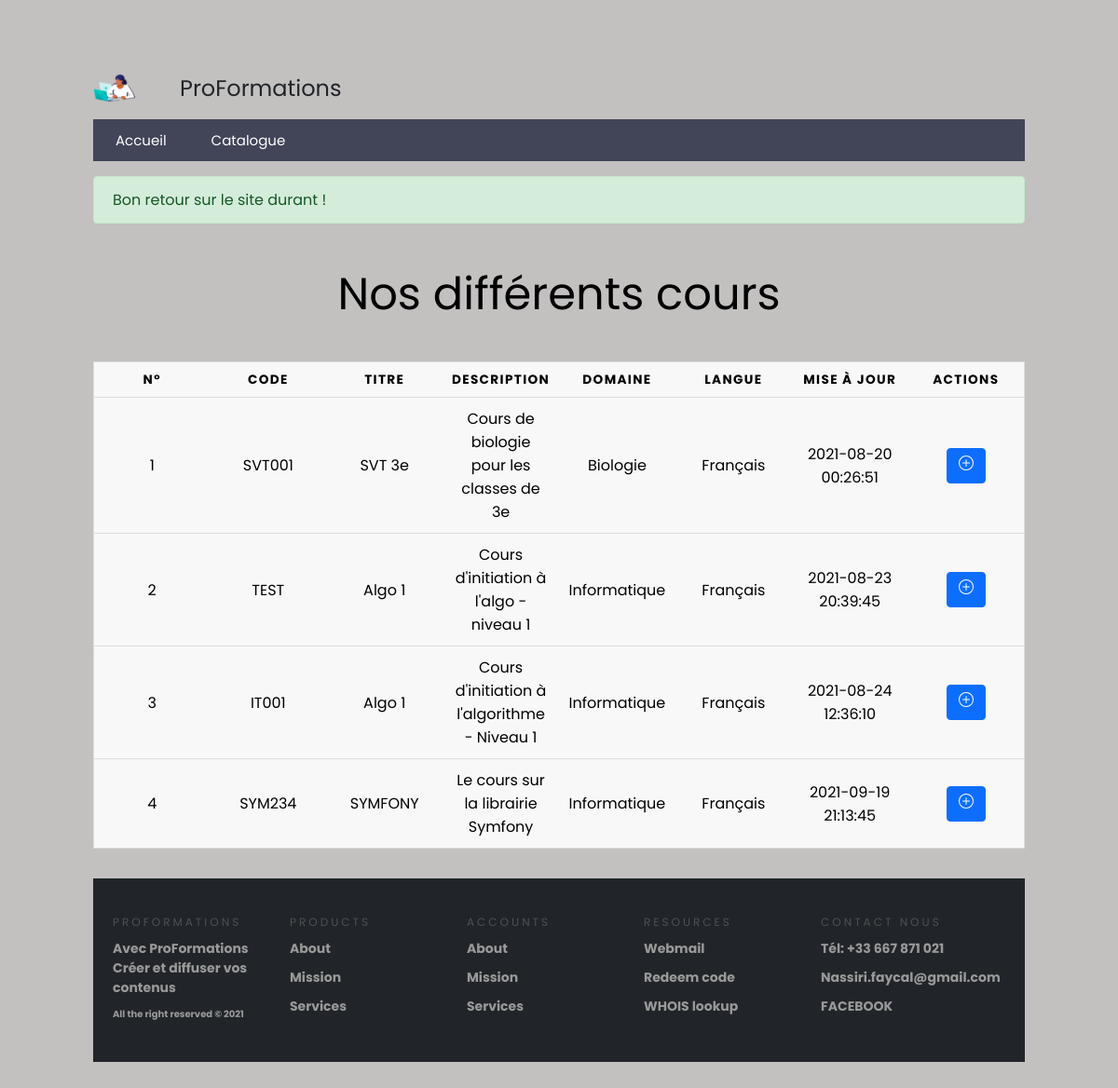
The app's page /cours (signed in) with its own data.
### tables this page shows
CREATE TABLE `cours` (
  `id` int(11) NOT NULL,
  `code` varchar(25) NOT NULL,
  `titre` varchar(128) NOT NULL,
  `resume` text,
  `domaine` varchar(50) DEFAULT NULL,
  `langue` varchar(64) NOT NULL,
  `create_at` datetime NOT NULL DEFAULT CURRENT_TIMESTAMP
);

### controllers/MainController.controller.php (called while the page is built, shortened)
<?php
abstract class MainController{
    protected function genererPage($data){
        extract($data);
        require_once($view);
    }
}

### controllers/Cours/Cours.controller.php (called while the page is built, shortened)
<?php
require_once("./controllers/MainController.controller.php");
require_once("./models/Cours/Cours.model.php");
class CoursController extends MainController{
    private $CoursManager;
    public function __construct(){
        $this->CoursManager = new CoursManager();
    }
    public function cours(){
        $cours = $this->CoursManager->getCours();
        $data_page = [
            "page_description" => "Liste des différentes cours",
            "page_title" => "Nos cours",
            "cours" => $cours,
            "view" => "views/Cours/cours.view.php",
            "template" => "views/common/template.php"
        ];
        $this->genererPage($data_page);
    }
}

### models/Model.class.php (called while the page is built, shortened)
<?php
abstract class Model{
    private static $pdo;
    private static function setBdd(){
        self::$pdo = new PDO("mysql:host=db.3wa.io;dbname=faycalnas_proformations;charset=utf8", "faycalnas", "b38043549440aff2f9471b09d374ba35");
        self::$pdo->setAttribute(PDO::ATTR_ERRMODE, PDO::ERRMODE_EXCEPTION);
    }
    protected function getBdd(){
        return self::$pdo;
    }
}

### models/Cours/Cours.model.php (called while the page is built, shortened)
<?php
class CoursManager extends MainManager{
    public function getCours(){
        $req = "SELECT * FROM cours";
        $statement = $this->getBdd()->prepare($req);
        $statement->execute();
        $resultat = $statement->fetchall(PDO::FETCH_ASSOC);
        return $resultat;
    }
}

### controllers/Securite.class.php (called while the page is built, shortened)
<?php
class Securite{
    public static function estConnecte(){
        return (!empty($_SESSION['profil']));
    }
    public static function estAdministrateur(){
        return ($_SESSION['profil']['role'] === "administrateur");
    }
}

### views/Cours/cours.view.php (the view, shortened to what this page needs)
<table >
<caption>Nos différents cours</caption>
    <thead>
        <tr>
            <th scope="col">N°</th>
            <th scope="col">code</th>
            <th scope="col">Titre</th>
            <th scope="col">Description</th>
            <th scope="col">Domaine</th>
            <th scope="col">Langue</th>
            <th scope="col">Mise à jour</th>
            <th scope="col">Actions</th>
        </tr>
    </thead>
    <tbody>
        <?php $i=0;foreach ($cours as $courses) { $i++;?>
            <tr>
                <td data-label="N°"><?= $i ?></td>
                <td data-label="code"><?= $courses['code'] ?></td>
                <td scope="row" data-label="Titre"><?= $courses['titre'] ?></td>
                <td data-label="Description"><?= $courses['resume'] ?></td>
                <td data-label="Domaine"><?= $courses['domaine'] ?></td>
                <td data-label="Langue"><?= $courses['langue'] ?></td>
                <td data-label="Mise à jour"><?= $courses['create_at'] ?></td>
                <td data-label="Actions">
				<?php if(Securite::estConnecte() && Securite::estAdministrateur()) { ?>
                <form method="POST" action="modifierCours">
				<input type="hidden" name="code" value="<?=$courses['code']?>"/>
					 <button class="btn btn-yallow" id="btnModif">
                    <svg xmlns="http://www.w3.org/2000/svg" width="16" height="16" fill="currentColor" class="bi bi-pencil" viewBox="0 0 16 16">
                        <path d="M12.146.146a.5.5 0 0 1 .708 0l3 3a.5.5 0 0 1 0 .708l-10 10a.5.5 0 0 1-.168.11l-5 2a.5.5 0 0 1-.65-.65l2-5a.5.5 0 0 1 .11-.168l10-10zM11.207 2.5 13.5 4.793 14.793 3.5 12.5 1.207 11.207 2.5zm1.586 3L10.5 3.207 4 9.707V10h.5a.5.5 0 0 1 .5.5v.5h.5a.5.5 0 0 1 .5.5v.5h.293l6.5-6.5zm-9.761 5.175-.106.106-1.528 3.821 3.821-1.528.106-.106A.5.5 0 0 1 5 12.5V12h-.5a.5.5 0 0 1-.5-.5V11h-.5a.5.5 0 0 1-.468-.325z"/>
                    </svg>
                    </button>
                </form>
				<form method="POST" action="suppressionCours">
                    <input type="hidden" name="code" value="<?=$courses['code']?>"/>
                        <a aria-current="page" href="<?= URL; ?>suppressionCours">
                        <button class="btn btn-red" id="btnSupp" type="submit">
                            <svg xmlns="http://www.w3.org/2000/svg" width="16" height="16" fill="currentColor" class="bi bi-trash" viewBox="0 0 16 16">
                            <path d="M5.5 5.5A.5.5 0 0 1 6 6v6a.5.5 0 0 1-1 0V6a.5.5 0 0 1 .5-.5zm2.5 0a.5.5 0 0 1 .5.5v6a.5.5 0 0 1-1 0V6a.5.5 0 0 1 .5-.5zm3 .5a.5.5 0 0 0-1 0v6a.5.5 0 0 0 1 0V6z"/>
                            <path fill-rule="evenodd" d="M14.5 3a1 1 0 0 1-1 1H13v9a2 2 0 0 1-2 2H5a2 2 0 0 1-2-2V4h-.5a1 1 0 0 1-1-1V2a1 1 0 0 1 1-1H6a1 1 0 0 1 1-1h2a1 1 0 0 1 1 1h3.5a1 1 0 0 1 1 1v1zM4.118 4 4 4.059V13a1 1 0 0 0 1 1h6a1 1 0 0 0 1-1V4.059L11.882 4H4.118zM2.5 3V2h11v1h-11z"/>
                            </svg>
                        </button>
                        </a>
		        <?php }else { ?>
				<form method="POST" action="sinscrire">
					<a aria-current="page" href="<?= URL; ?>sinscrire">
					 <button class="btn btn-bleu" id="btnModif">
                    </button>
					</a>
				<?php }; ?>
				</form>
                </td>
            </tr>
        <?php }; ?>
        </tbody>
</table>

### public/CSS/main.css (style rules this page uses)
* { box-sizing: border-box; font-family: 'Poppins', sans-serif; }
button, input, optgroup, select, textarea { margin: 0; font-family: inherit; font-size: inherit; line-height: inherit; }
button, input { overflow: visible; }
button:not(:disabled), [type="button"]:not(:disabled), [type="reset"]:not(:disabled), [type="submit"]:not(:disabled) { cursor: pointer; }
.btn { display: inline-block; font-weight: 400; line-height: 1.5; color: #212529; text-align: center; text-decoration: none; vertical-align: middle; cursor: pointer; -webkit-user-select: none; -moz-user-select: none; user-select: none; background-color: transparent; border: 1px solid transparent; padding: 0.375rem 0.75rem; font-size: 1rem; border-radius: 0.25rem; transition: color .15s ease-in-out,background-color .15s ease-in-out,border-color .15s ease-in-out,box-shadow .15s ease-in-out; }
.btn-bleu { color: #fff; background-color: #0d6efd; border-color: #0d6efd; transition: all 0.3s ease; }
table { border: 1px solid #ccc; border-collapse: collapse; margin: 0; padding: 0; width: 100%; table-layout: fixed; }
table caption { font-size: 3em; margin: .5em 0 .75em; }
table tr { background-color: #f8f8f8; border: 1px solid #ddd; padding: .35em; }
table th, table td { padding: .625em; text-align: center; }
table th { font-size: .85em; letter-spacing: .1em; text-transform: uppercase; }
body { padding-top: 4.2rem; padding-bottom: 4.2rem; background: rgba(177, 173, 173, 0.76); }
a { text-decoration: none !important; }
form { width: 100%; padding: 5px 0px; }

### records on screen
cours: code "SVT001", titre "SVT 3e", resume "Cours de biologie pour les classes de 3e", domaine "Biologie", langue "Français", create_at "2021-08-20 00:26:51"
cours: code "TEST", titre "Algo 1", resume "Cours d'initiation à l'algo - niveau 1", domaine "Informatique", langue "Français", create_at "2021-08-23 20:39:45"
cours: code "IT001", titre "Algo 1", resume "Cours d'initiation à l'algorithme - Niveau 1", domaine "Informatique", langue "Français", create_at "2021-08-24 12:36:10"
cours: code "SYM234", titre "SYMFONY", resume "Le cours sur la librairie Symfony", domaine "Informatique", langue "Français", create_at "2021-09-19 21:13:45"

### other values on screen
$alert['message'] "Bon retour sur le site durant !"
